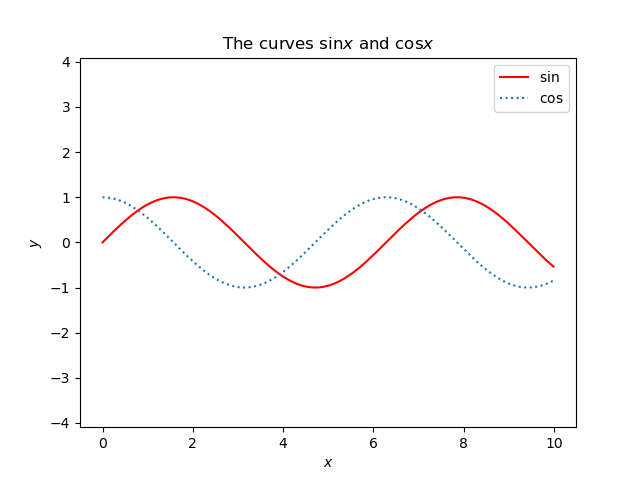

Write the Python code that produced this figure.
import matplotlib.pyplot as plot
import math

xs = [0.01*x for x in range(1000)]
ys = [math.sin(x) for x in xs]
zs = [math.cos(x) for x in xs]

plot.axis('equal')
plot.xlabel('$x$')
plot.ylabel('$y$')
plot.title(r'The curves $\sin x$ and $\cos x$')
plot.plot(xs, ys, label=r'$\sin$', color='red')
plot.plot(xs, zs, ':', label=r'$\cos$')
plot.legend(loc='upper right')

plot.savefig("sincos.png")

